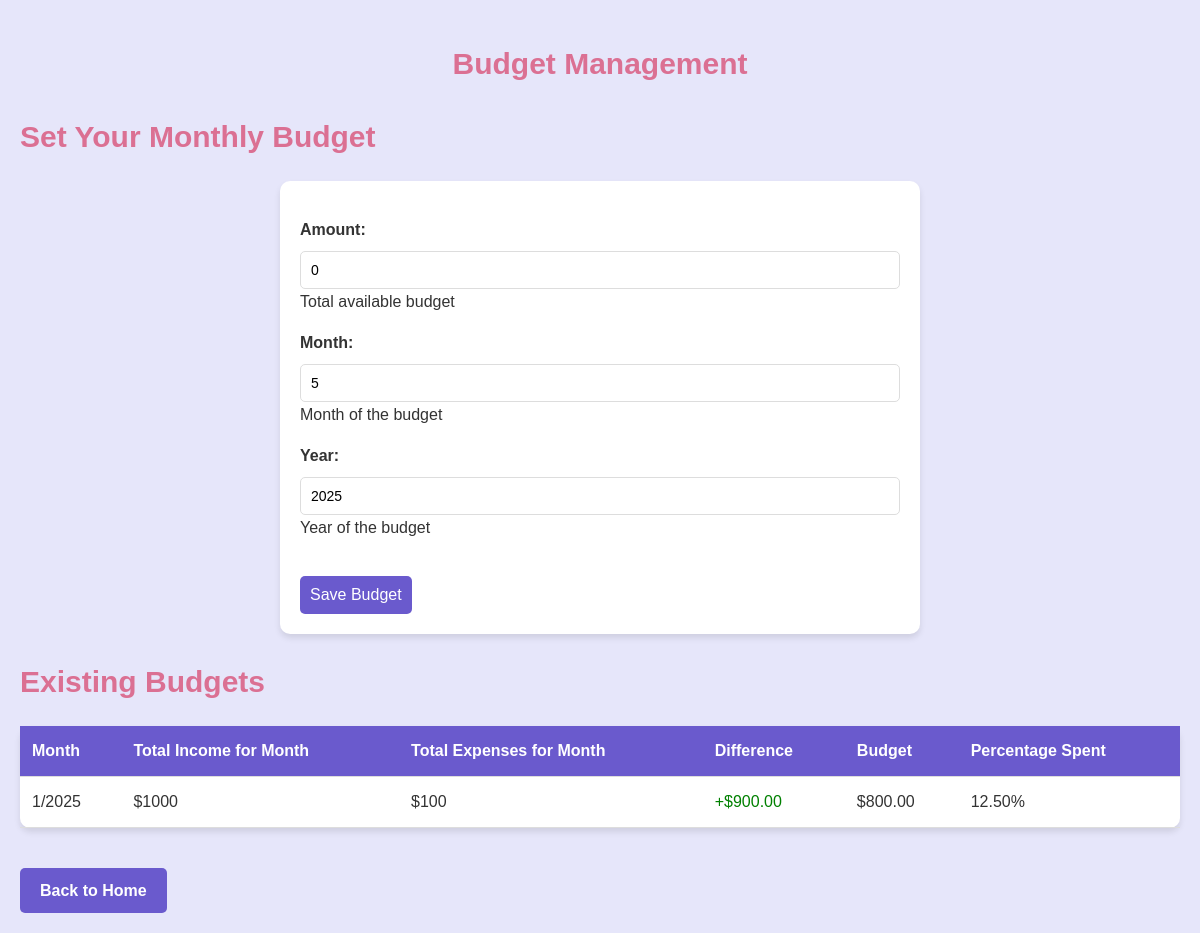
The page /budget/ (signed in) on the database as committed earlier.
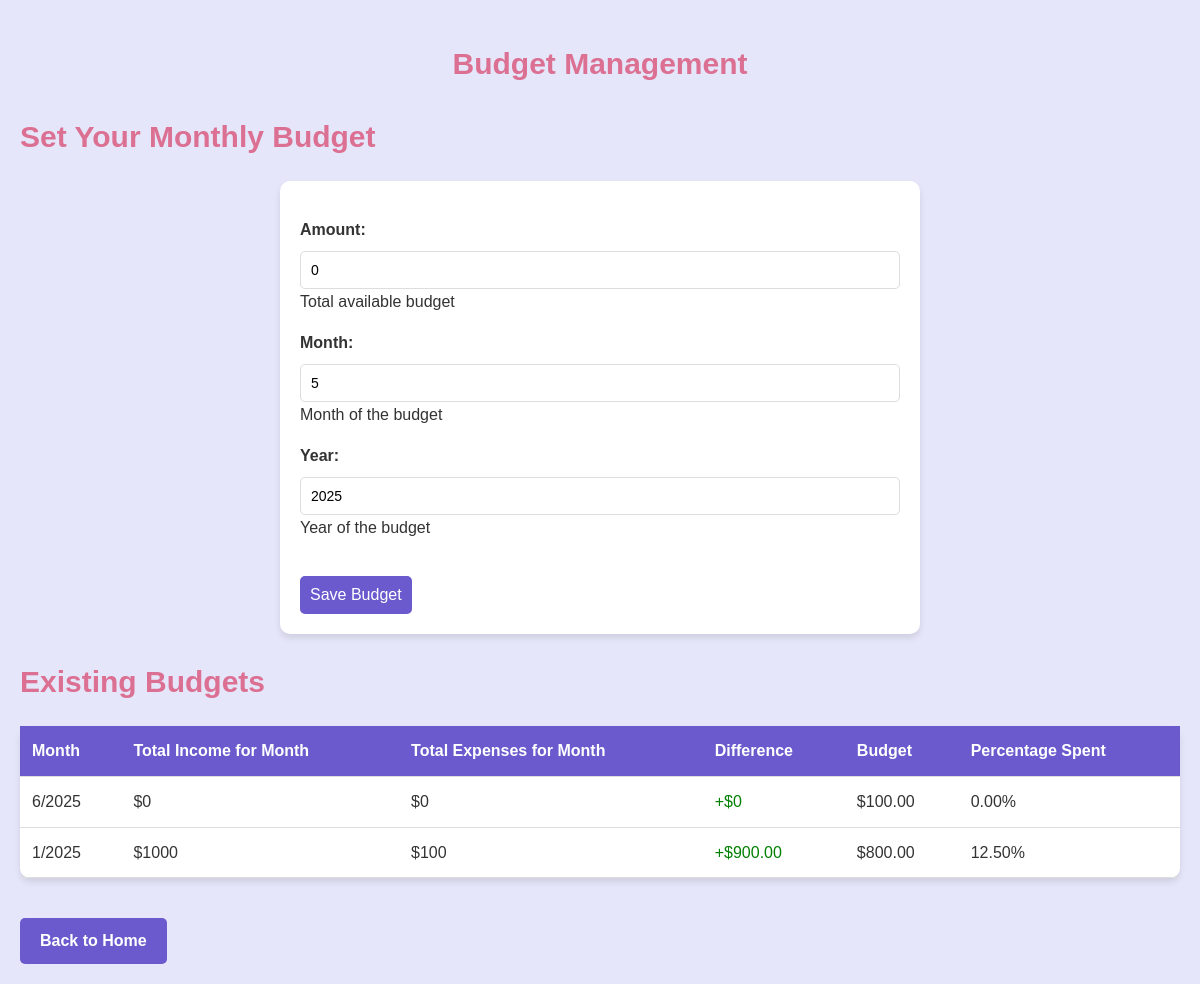
The same page on the database as committed later.
### tracker/models.py (models this page shows, shortened)
class Budget(models.Model):
    user = models.ForeignKey(User, on_delete=models.CASCADE)
    amount = models.DecimalField(max_digits=10, decimal_places=2, default=0, help_text="Total available budget")
    month = models.IntegerField(default=date.today().month, help_text="Month of the budget")
    year = models.IntegerField(default=date.today().year, help_text="Year of the budget")
    created_at = models.DateTimeField(auto_now_add=True)
    class Meta:
        unique_together = ('user', 'month', 'year')

### tracker/views.py (the view)
# urls.py: path('budget/', views.budget, name='budget'),
@login_required(login_url='/login')
def budget(request):
    user = request.user
    current_month = date.today().month
    current_year = date.today().year
    try:
        monthly_budget = Budget.objects.get(user=user, month=current_month, year=current_year)
    except Budget.DoesNotExist:
        monthly_budget = None
    if request.method == 'POST':
        form = BudgetForm(request.POST, instance=monthly_budget)
        if form.is_valid():
            budget = form.save(commit=False)
            budget.user = user
            budget.save()
            return redirect('budget')
    else:
        form = BudgetForm(instance=monthly_budget)
    existing_budgets = Budget.objects.filter(user=user).order_by('-year', '-month')
    total_income = Transaction.objects.filter(
        user=user, type='income', date__month=current_month, date__year=current_year
    ).aggregate(Sum('amount'))['amount__sum'] or 0
    total_expense = Transaction.objects.filter(
        user=user, type='expense', date__month=current_month, date__year=current_year
    ).aggregate(Sum('amount'))['amount__sum'] or 0
    balance = round(total_income - total_expense, 2)
    for budget in existing_budgets:
        budget.total_income = Transaction.objects.filter(
            type='income', date__month=budget.month, date__year=budget.year
        ).aggregate(Sum('amount'))['amount__sum'] or 0
        budget.total_expense = Transaction.objects.filter(
            type='expense', date__month=budget.month, date__year=budget.year
        ).aggregate(Sum('amount'))['amount__sum'] or 0
        budget.difference = round(budget.total_income - budget.total_expense, 2)
        if budget.amount > 0:
            budget.expense_percentage = round((budget.total_expense / budget.amount) * 100, 2)
        else:
            budget.expense_percentage = 0
    return render(request, 'budgets/budget.html', {
        'form': form,
        'total_income': total_income,
        'total_expense': total_expense,
        'balance': balance,
        'existing_budgets': existing_budgets
    })

### tracker/forms.py
class BudgetForm(forms.ModelForm):
    class Meta:
        model = Budget
        fields = ['amount', 'month', 'year']
        widgets = {
            'amount': forms.NumberInput(attrs={'step': '0.01'}),
            'month': forms.Select(choices=[(i, i) for i in range(1, 13)]),
            'year': forms.Select(choices=[(y, y) for y in range(2020, datetime.now().year + 2)])
        }

### tracker/templates/budgets/budget.html (shortened to what this page needs)
{% extends 'base.html' %}
{% block content %}
<div class="budget-container">
    <h1>Budget Management</h1>
<h2>Set Your Monthly Budget</h2>
<form id="add-budget-form" method="post">
    {{ form.as_p }}
    <button class="btn" type="submit">Save Budget</button>
</form>
<h2>Existing Budgets</h2>
<table>
    <thead>
        <tr>
            <th>Month</th>
            <th>Total Income for Month</th>
            <th>Total Expenses for Month</th>
            <th>Difference</th>
            <th>Budget</th>
            <th>Percentage Spent</th>
        </tr>
    </thead>
    <tbody>
        {% for budget in existing_budgets %}
        <tr>
            <td>{{ budget.month }}/{{ budget.year }}</td>
            <td>${{ budget.total_income }}</td>
            <td>${{ budget.total_expense }}</td>
            <td>
                {% if budget.difference >= 0 %}
                    <span style="color: green;">+${{ budget.difference }}</span>
                {% else %}
                    <span style="color: red;">-${{ budget.difference|floatformat:2 }}</span>
                {% endif %}
            </td>
            <td>${{ budget.amount }}</td>
            <td>{{ budget.expense_percentage }}%</td>
        </tr>
        {% empty %}
        <tr><td colspan="6">No budgets found.</td></tr>
        {% endfor %}
    </tbody>
</table>
<a href="{% url 'index' %}" class="home-link">Back to Home</a>
</div>
{% endblock %}

Rows that differ between the two databases and show on the page:
added Budget: month "6", year "2025", total_income "0", total_expense "0", difference "0", amount "100.00", expense_percentage "0.00"
